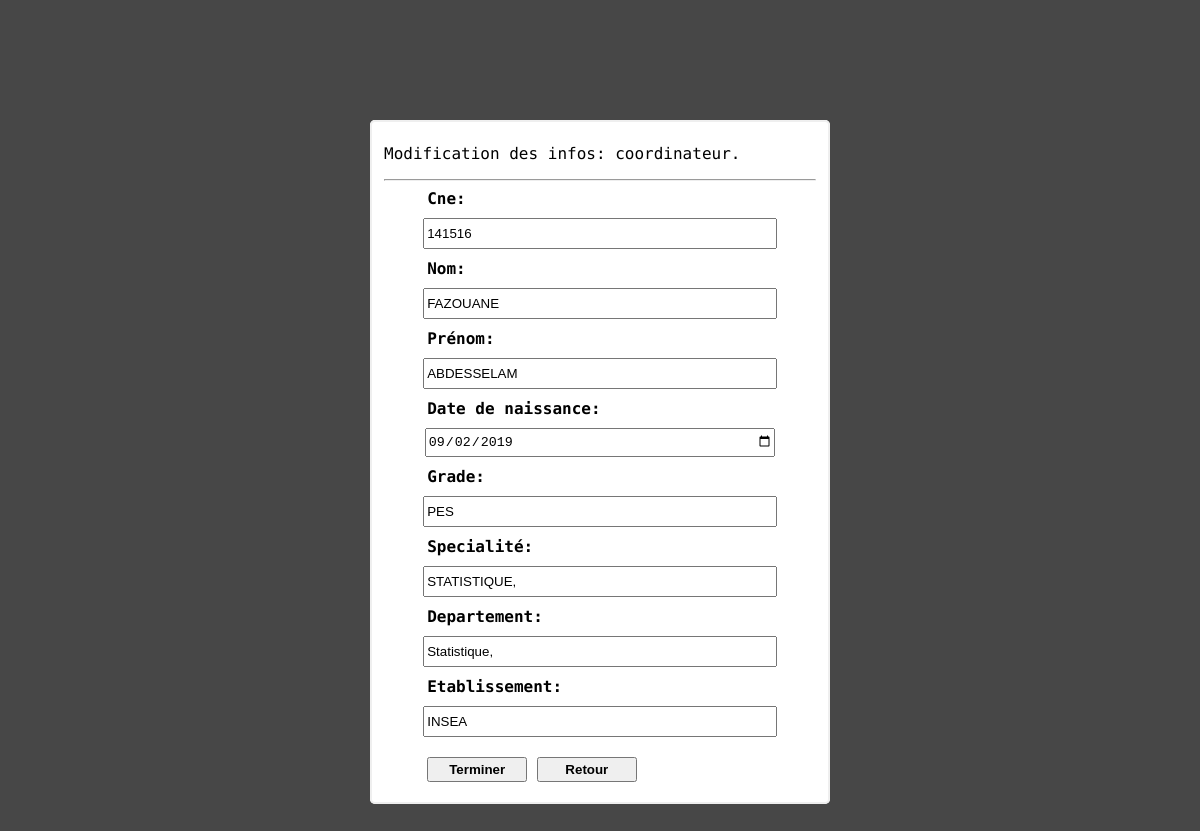
The page /views/ModifierCoordinateur.php?cne=141516&page=1 (signed in) on the database its author committed.
### tables this page shows
CREATE TABLE IF NOT EXISTS `coordinateur` (
  `cne` varchar(15) NOT NULL,
  `nom` varchar(15) NOT NULL,
  `prenom` varchar(15) NOT NULL,
  `dn` date NOT NULL,
  `grade` varchar(100) NOT NULL,
  `specialite` varchar(100) NOT NULL,
  `departement` varchar(100) NOT NULL,
  `etablissement` varchar(100) NOT NULL,
  PRIMARY KEY (`cne`)
);

### models/CoordinateurManager.php (called while the page is built, shortened)
<?php
class CoordinateurManager{
    public static function getCoordinateur(PDO $db){
        $reponse = $db->query('select * from coordinateur');
        return $reponse;
    }
}

### views/ModifierCoordinateur.php (the view, shortened to what this page needs)
<?php
require_once '../models/CoordinateurManager.php';
?>
<!DOCTYPE html>
<html lang="en">
<head>
    <link rel="stylesheet" href="../public/css/styleInscription.css">
</head>
<body>
    <fieldset>
        <p>Modification des infos: coordinateur.</p>
        <hr>
        <form action="../controllers/CoordinateurDataController.php" method="POST" id="coordinateur" onsubmit="return verifieCoordinateur(this);">
            <?php
                $db = ConnecToDataBase::connecToDataBaseName('gem');
                $reponse = CoordinateurManager::getCoordinateur($db);
                $estdedans = false;
                while($donnee = $reponse->fetch()){
                    if($donnee['cne'] == $_GET['cne']){
                        $estdedans = true;
                        break;
                    }
                }
            ?>
            <label for="cne">Cne:</label>
            <input type="text" name="cne" id="cne"
                <?php if($estdedans == true){
                    echo 'value = ' . $donnee['cne'];
                } ?>
            onblur="verifieCne(this);">
            <label for="nom">Nom:</label>
            <input type="text" name="nom" id="nom"
                <?php if($estdedans == true){
                        echo 'value = ' . $donnee['nom'];
                } ?>
            onblur="verifieNom(this);">
            <label for="prenom">Prénom:</label>
            <input type="text" name="prenom" id="prenom"
                <?php if($estdedans == true){
                        echo 'value = ' . $donnee['prenom'];
                } ?>
            onblur="verifiePrenom(this)">
            <label for="dnaissance">Date de naissance:</label>
            <input type="date" name="dn" id="dnaissance"
                <?php if($estdedans == true){
                        echo 'value = ' . $donnee['dn'];
                } ?>
            onblur="verifieDn(this);">
            <label for="grade">Grade:</label>
            <input type="text" name="grade" id="grade"
                <?php if($estdedans == true){
                        echo 'value = ' . $donnee['grade'];
                } ?>
            onblur="verifieString(this);">
            <label for="specialite">Specialité:</label>
            <input type="text" name="specialite" id="specialite"
                <?php if($estdedans == true){
                        echo 'value = ' . $donnee['specialite'];
                } ?>
            onblur="verifieString(this);">
            <label for="departement">Departement:</label>
            <input type="text" name="departement" id="departement"
                <?php if($estdedans == true){
                        echo 'value = ' . $donnee['departement'];
                } ?>
            onblur="verifieString(this);">
            <label for="etablissement">Etablissement:</label>
            <input type="text" name="etablissement" id="etablissement"
            <?php if($estdedans == true){
                        echo 'value = ' . $donnee['etablissement'];
                } ?>
            onblur="verifieString(this);">
            <div id="form-button">
                <input id="sauvegarder" type="submit" value="Terminer">
                <a href=<?php echo '"http://localhost/gemProp/views/acceuil.php?pageaffiche=coordinateur&page='.$_GET['page'].'"'; ?>><input id="retour" type="button" name="" value="Retour"></a>
            </div>
        </form>
    </fieldset>
</body>
</html>

### public/css/styleInscription.css (style rules this page uses)
body { margin: 10%; background-color: rgb(71, 71, 71); font-family: 'Source Code Pro', monospace; }
fieldset { width: 45%; margin: auto; background-color: white; border-style: solid; border-radius: 5px; }
label { display: block; width: 80%; margin-left: auto; margin-right: auto; font-weight: bold; }
input { display: block; width: 80%; height: 25px;; margin-top: 10px; margin-bottom: 10px; margin-left: auto; margin-right: auto; }
#sauvegarder { font-weight: bold; width: 100px; }
#form-button input { display: inline-block; font-weight: bold; width: 100px; }
#form-button { margin: auto; width: 80%; }

### rows shown on the page
coordinateur: cne "141516", nom "FAZOUANE", prenom "ABDESSELAM", dn "09/02/2019", grade "PES", specialite "STATISTIQUE,", departement "Statistique,", etablissement "INSEA"
